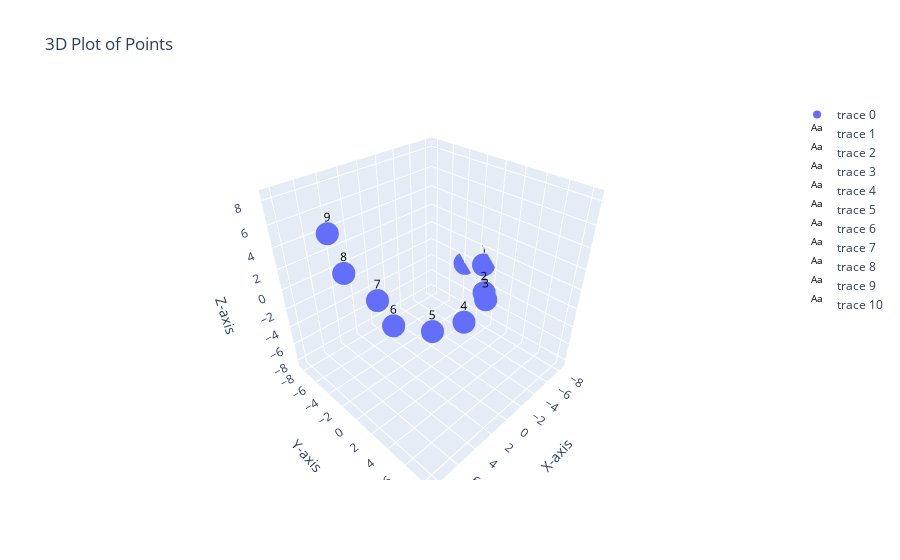

Notebook cell for this chart:
### Code cell
#dab=ar([[0,1,2,3,4,5,6,5,4,3,2,1],[1,0,1,2,3,4,5,6,5,4,3,2],[2,1,0,1,2,3,4,5,6,5,4,3],[3,2,1,0,1,2,3,4,5,6,5,4],[4,3,2,1,0,1,2,3,4,5,6,5],[5,4,3,2,1,0,1,2,3,4,5,6],[6,5,4,3,2,1,0,1,2,3,4,5],[5,6,5,4,3,2,1,0,1,2,3,4],[4,5,6,5,4,3,2,1,0,1,2,3],[3,4,5,6,5,4,3,2,1,0,1,2],[2,3,4,5,6,5,4,3,2,1,0,1],[1,2,3,4,5,6,5,4,3,2,1,0]])
dab=ar([[0,1,2,3,4,5,6,7,8,9],[1,0,1,2,3,4,5,6,7,8],[2,1,0,1,2,3,4,5,6,7],[3,2,1,0,1,2,3,4,5,6],[4,3,2,1,0,1,2,3,4,5],[5,4,3,2,1,0,1,2,3,4],[6,5,4,3,2,1,0,1,2,3],[7,6,5,4,3,2,1,0,1,2],[8,7,6,5,4,3,2,1,0,1],[9,8,7,6,5,4,3,2,1,0]], dtype=np.float32)

#dab += np.random.randn(N, N)/10
plt.imshow(dab, cmap='hot', interpolation='nearest')
plt.title("Heat map of d")
plt.colorbar()
plt.show()

mapData(dab)
get_stress(dab)

### Figure 1 — Plotly figure (JSON) as saved in the notebook; plotly's stock layout.template omitted (floating-point values rounded to 4 significant figures)
{"data": [{"mode": "markers", "type": "scatter3d", "x": [-8.819, -8.148, -5.905, -3.707, -0.5881, 2.363, 4.787, 6.101, 7.094, 6.822], "y": [-3.979, -1.07, 0.9606, 2.844, 3.152, 2.427, 0.6052, 0.5757, -1.807, -3.709], "z": [-3.006, -1.601, -2.751, -1.428, -1.946, -1.613, -0.6777, 2.427, 4.114, 6.482]}, {"hoverinfo": "none", "mode": "text", "text": "0", "textfont": {"color": "black", "size": 12}, "type": "scatter3d", "x": [-8.819], "y": [-3.979], "z": [-3.006]}, {"hoverinfo": "none", "mode": "text", "text": "1", "textfont": {"color": "black", "size": 12}, "type": "scatter3d", "x": [-8.148], "y": [-1.07], "z": [-1.601]}, {"hoverinfo": "none", "mode": "text", "text": "2", "textfont": {"color": "black", "size": 12}, "type": "scatter3d", "x": [-5.905], "y": [0.9606], "z": [-2.751]}, {"hoverinfo": "none", "mode": "text", "text": "3", "textfont": {"color": "black", "size": 12}, "type": "scatter3d", "x": [-3.707], "y": [2.844], "z": [-1.428]}, {"hoverinfo": "none", "mode": "text", "text": "4", "textfont": {"color": "black", "size": 12}, "type": "scatter3d", "x": [-0.5881], "y": [3.152], "z": [-1.946]}, {"hoverinfo": "none", "mode": "text", "text": "5", "textfont": {"color": "black", "size": 12}, "type": "scatter3d", "x": [2.363], "y": [2.427], "z": [-1.613]}, {"hoverinfo": "none", "mode": "text", "text": "6", "textfont": {"color": "black", "size": 12}, "type": "scatter3d", "x": [4.787], "y": [0.6052], "z": [-0.6777]}, {"hoverinfo": "none", "mode": "text", "text": "7", "textfont": {"color": "black", "size": 12}, "type": "scatter3d", "x": [6.101], "y": [0.5757], "z": [2.427]}, {"hoverinfo": "none", "mode": "text", "text": "8", "textfont": {"color": "black", "size": 12}, "type": "scatter3d", "x": [7.094], "y": [-1.807], "z": [4.114]}, {"hoverinfo": "none", "mode": "text", "text": "9", "textfont": {"color": "black", "size": 12}, "type": "scatter3d", "x": [6.822], "y": [-3.709], "z": [6.482]}], "layout": {"scene": {"aspectmode": "cube", "xaxis": {"range": [-8.819, 8.819], "title": {"text": "X-axis"}}, "yaxis": {"range": [-8.819, 8.819], "title": {"text": "Y-axis"}}, "zaxis": {"range": [-8.819, 8.819], "title": {"text": "Z-axis"}}}, "title": {"text": "3D Plot of Points"}}}
